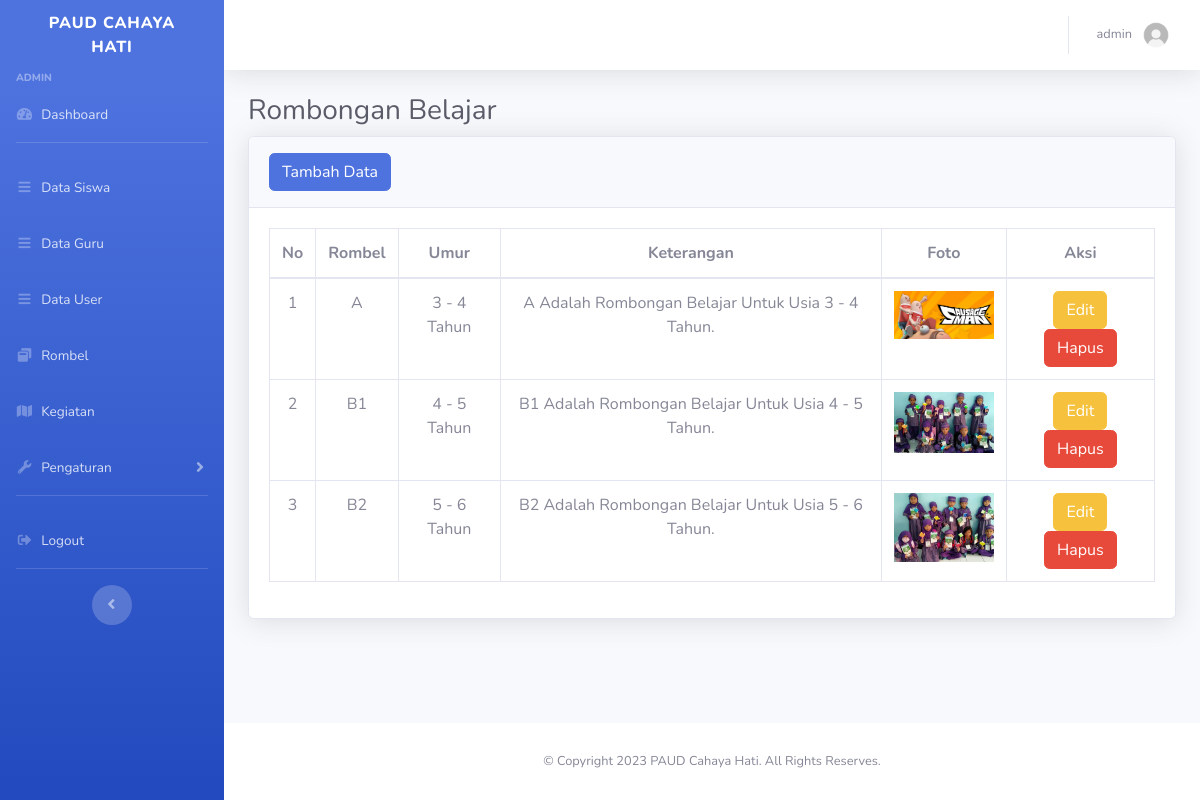
Screenshot of /admin/kelas.php (signed in) with the database file from the repository.
### tables this page shows
CREATE TABLE `kelas` (
  `id` int(11) NOT NULL,
  `nama` varchar(50) NOT NULL,
  `umur` varchar(50) NOT NULL,
  `keterangan` text NOT NULL,
  `foto` varchar(50) NOT NULL
);

### admin/kelas.php (the view, shortened to what this page needs)
<?php include('../template/header.php'); ?>
<div class="container-fluid">
    <h1 class="h3 mb-2 text-gray-800">Rombongan Belajar</h1>
            <div class="card shadow mb-4">
                <div class="card-header py-3">
                    <button type="button" class="btn btn-primary" data-toggle="modal"
                        data-target="#myModal">Tambah Data</button>
                </div>
                    <div class="card-body">
                        <div class="table-responsive">
                            <table class="table table-bordered" id="dataTable" width="100%" cellspacing="0">
                                <thead>
                                    <tr class="text-center">
                                        <th>No</th>
                                        <th>Rombel</th>
                                        <th>Umur</th>
                                        <th>Keterangan</th>
                                        <th>Foto</th>
                                        <th>Aksi</th>
                                    </tr>
                                </thead>
                                    <?php
                                    include '../config/koneksi.php';
                                    $no = 1;
                                        $where = " WHERE 1=1 ";
                                    $kelas = mysqli_query($conn, "SELECT * FROM kelas $where order by id desc");
                                    if(mysqli_num_rows($kelas) > 0){
                                        while($k = mysqli_fetch_array($kelas)){
                                        $nama = $k['nama'];
                                        $umur = $k['umur'];
                                        $keterangan = $k['keterangan'];
                                        $foto = $k['foto'];
                                        $idkelas = $k['id'];
                                    ?>
                                        <tr class="text-center">
                                            <td><?= $no++?></td>
                                            <td><?= $nama?></td>
                                            <td><?= $umur?></td>
                                            <td><?= $keterangan?></td>
                                            <td><img src="../uploads/kelas/<?= $foto ?>" width= "100px"> </td>
                                            <td>
                                                <button type="button" class="btn btn-warning" data-toggle="modal"
                                                    data-target="#edit<?=$idkelas?>">Edit</button>
                                                <button type="button" class="btn btn-danger" data-toggle="modal"
                                                    data-target="#delete<?=$idkelas?>">Hapus</button>
                                            </td>
                                        </tr>
                            <?php }}else{ ?>
                            <tr>
                                <td colspan="4">Data tidak ada</td>
                            </tr>
                        <?php } ?>
                </table>
            </div>
        </div>
    </div>
</div>
<?php include('../template/footer.php'); ?>

### rows the page displays
kelas: nama "A", umur "3 - 4 Tahun", keterangan "A Adalah Rombongan Belajar Untuk Usia 3 - 4 Tahun.", foto (picture)
kelas: nama "B1", umur "4 - 5 Tahun", keterangan "B1 Adalah Rombongan Belajar Untuk Usia 4 - 5 Tahun.", foto (picture)
kelas: nama "B2", umur "5 - 6 Tahun", keterangan "B2 Adalah Rombongan Belajar Untuk Usia 5 - 6 Tahun.", foto (picture)

### other values shown
$_SESSION['level'] "ADMIN"
$_SESSION['nama'] "admin"
